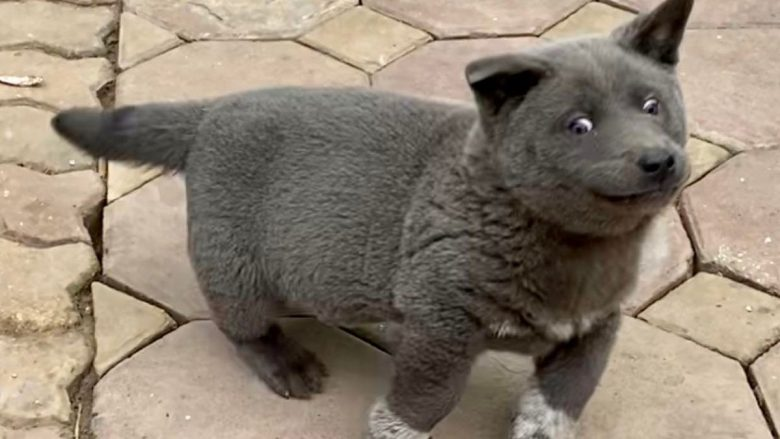
#> input picture gh.jpg, 780 x 439 px
$ jupyter execute --allow-errors use-classification-knn.ipynb
#> lines starting #> are read from the running program, lines starting #| are printed output that depends on the picture
Estimated time needed: **30** minutes

<h2>Load the Saved KNN model to Classify Images</h2>
<h3>Project: Training_an_image_classifier_with_KNN_c</h3>
<h3>Application: Use - KNN image classifier</h3>

You will upload your image and classify it using the K-Nearest Neighbours (KNN) algorithm we saved in the <code>train</code> run.

## Objectives

<ul>
    <li>This tool contains the following sections:
        <ul>
            <li>Load important libraries</li>
            <li>Load your saved KNN model</li>
            <li>Upload your image</li>
            <li>Classify your image</li>
        </ul>
    </li>

</ul>

----

## Load Important Libraries

Libraries for data processing and visualization:

[cell 1]
import numpy as np
import matplotlib.pyplot as plt

Libraries for image pre-processing and classification:

[cell 2]
import cv2

Libraries for Computer Vision Studio:

[cell 3]
from skillsnetwork import cvstudio

## Setup CV Studio Client, Get the Model and Annotations

#> (a cell that did not finish here is left out)

Get the annotations from the CV Studio project:

#> (a cell that did not finish here is left out)

Download the model (for k-NN this means samples and format):

#> (a cell that did not finish here is left out)

Get k_best from model details (we reported this previously when training):

#> (a cell that did not finish here is left out)

Load and re-train model:

#> (a cell that did not finish here is left out)

## Test Our Model with an Uploaded Image

Upload your image, and see if it will be correctly classified.
<p><b>Instructions on How to Upload an Image:</b></p>
Use the upload button and upload an image from your local machine:
<center>

</center>

The image will now be in the directory in which you are working in. To read the image in a new cell, use the <code>cv2.imread</code> and read its name. For example, I uploaded <code>anothercar.jpg</code> into my current working directory - <code>cv2.imread("anothercar.jpg")</code>.

<center>

</center>

Replace <code>your_uploaded_file</code> below with the name of your image as seen in your directory:

[cell 9]
my_image = cv2.imread("gh.jpg")
#> my_image is the input picture: shape (439, 780, 3); mean B, G, R 113.9, 129, 141.7
## let's see what the image looks like
image = cv2.cvtColor(my_image, cv2.COLOR_BGR2RGB)
plt.imshow(image)
plt.show()

Convert image to grayscale - grayscale simplifies the algorithm and reduces computational requirements.

[cell 10]
#make images gray
my_image = cv2.cvtColor(my_image,cv2.COLOR_BGR2GRAY)
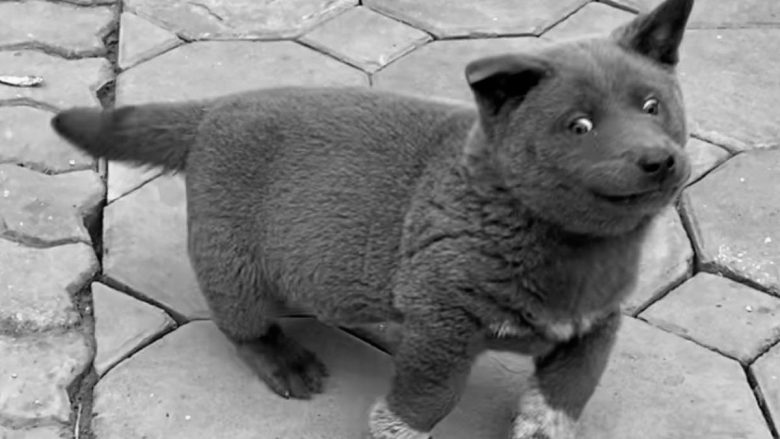
#> my_image: shape (439, 780); min 0, max 253, mean 131.1

Resize the image to reduce the size:

[cell 11]
my_image = cv2.resize(my_image, (32, 32))
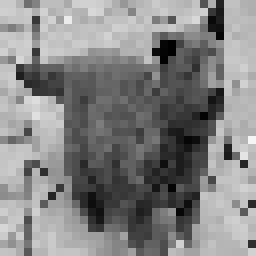
#> my_image: shape (32, 32) (shown 8 times larger); min 1, max 245, mean 131.2

Flatten the image into a numpy array:

[cell 12]
pixel_image = my_image.flatten()
#> pixel_image = 1024 values, max 245 at index 575, min 1 at index 181, mean 131.2
pixel_image = np.array([pixel_image]).astype('float32')
